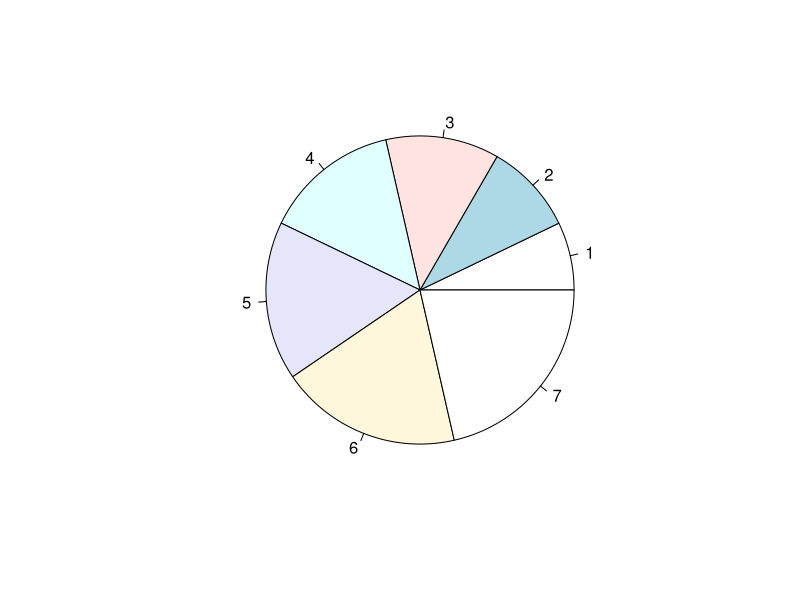
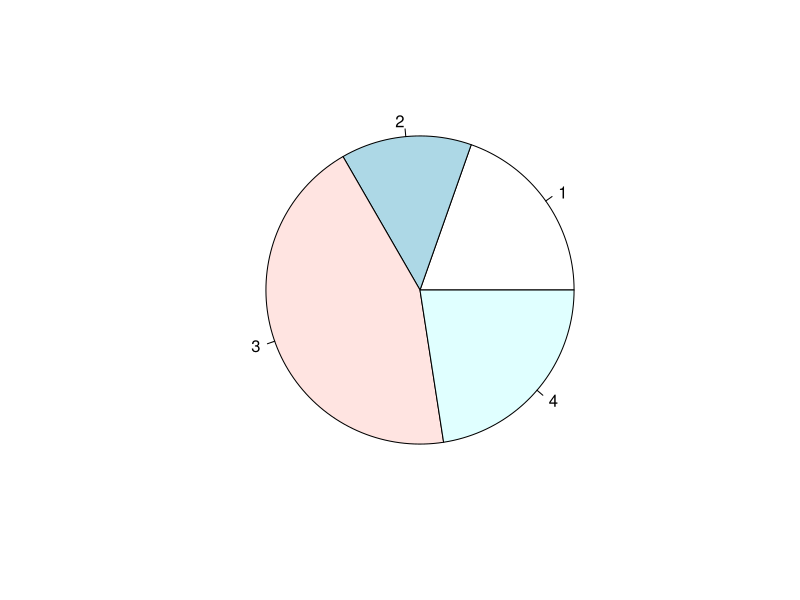
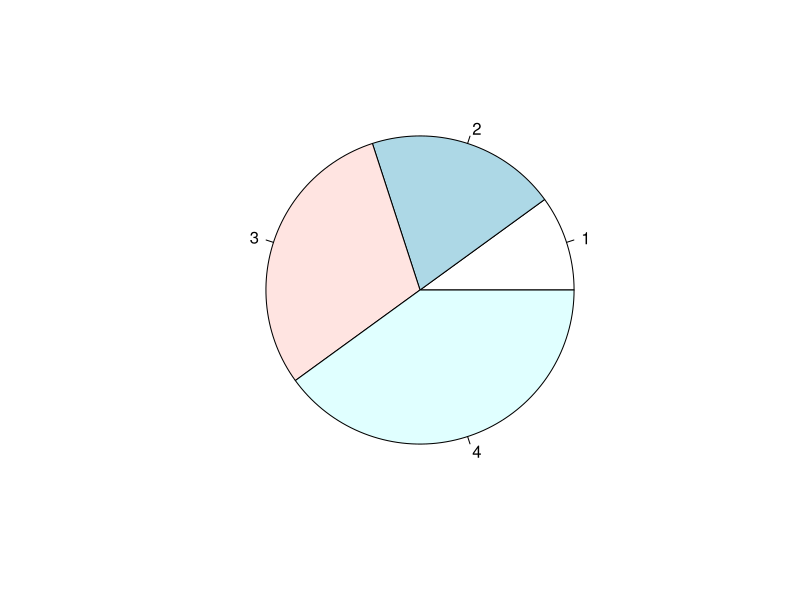
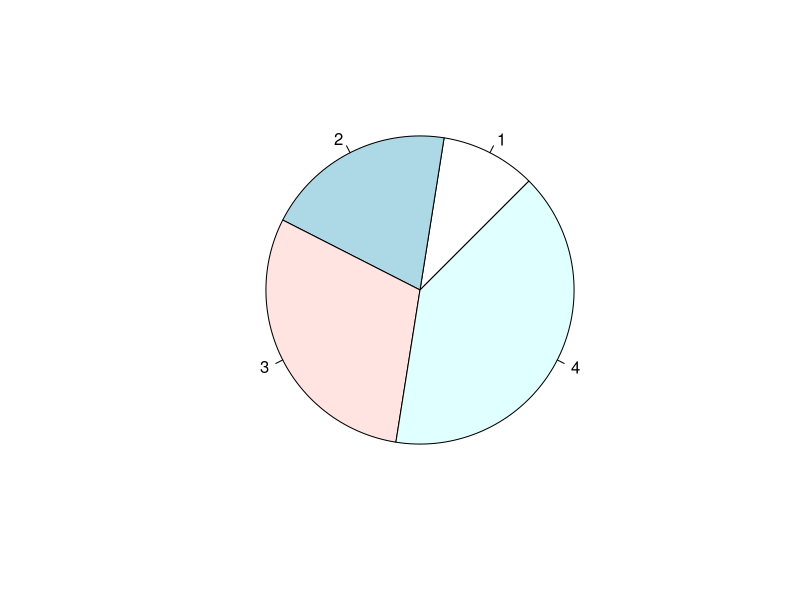
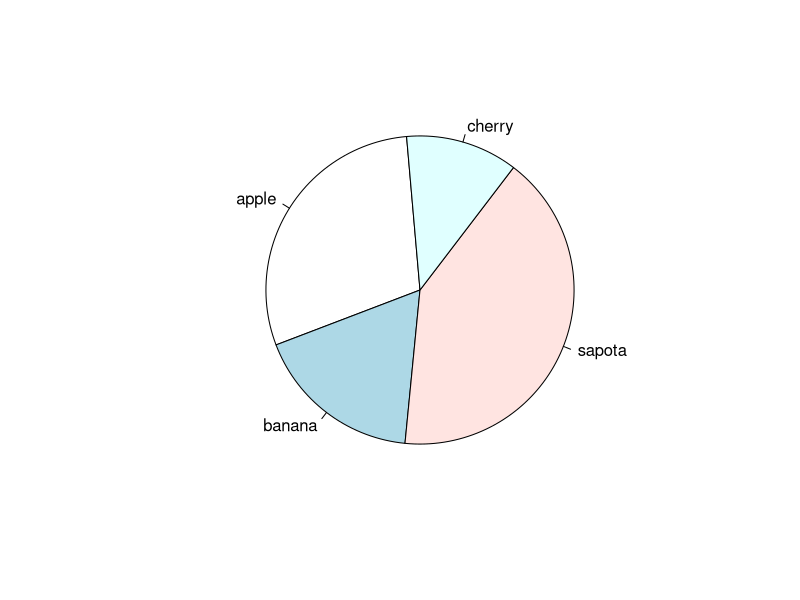
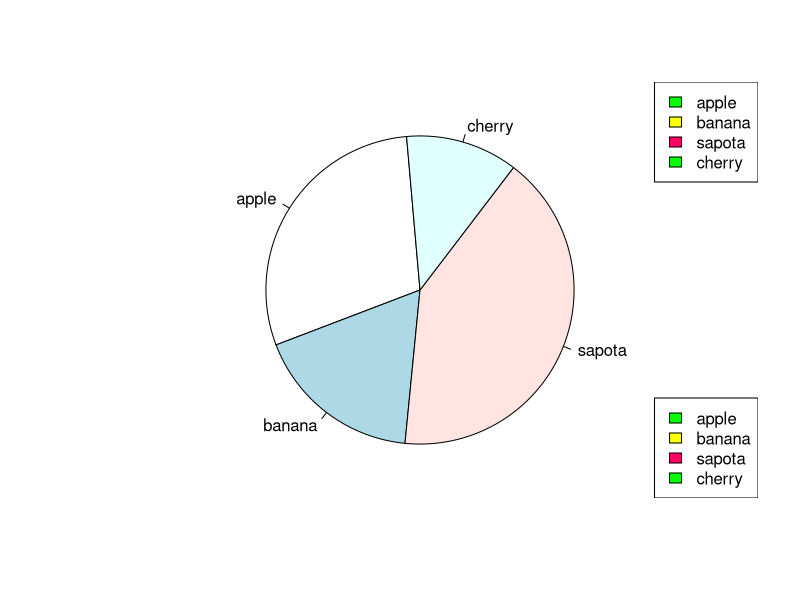

Here is the R script that generated these plots, in order:
#create a pie chart
numbers <- c(15,20,25,30,35,40,45)
#print the pie chart
pie(numbers)

pie(c(20,14,45,23))
pie(c(10,20,30,40))
pie(c(10,20,30,40), init.angle = 45)
num_fruits <- c(5,3,7,2)
fruits_names <- c("apple", "banana", "sapota", "cherry")
pie(num_fruits, labels= fruits_names, init.angle = 95)

#add custom colors
colors = c('green', '#ffff00', '#ff0066')
pie(num_fruits, labels = fruits_names, init.angle = 95)

legend("bottomright", fruits_names, fill = colors)
legend("topright", fruits_names, fill = colors)